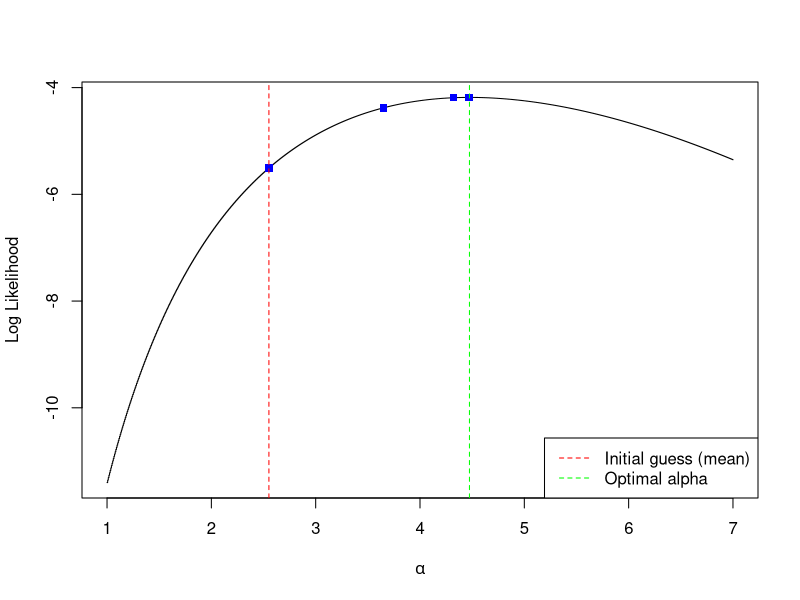
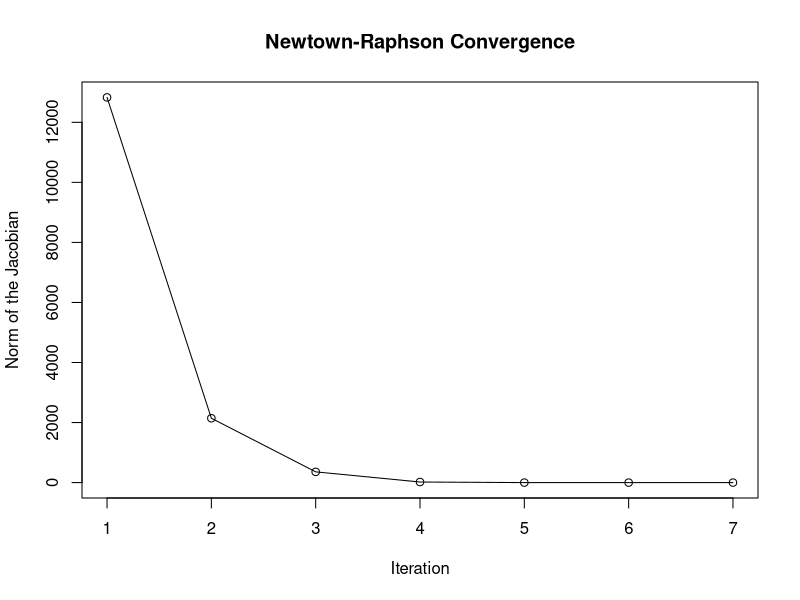

Source code (R) for these figures, in order:
## ---- chunk 1
knitr::opts_chunk$set(echo = TRUE)
## ---- chunk 2
    f.prime <- function(data, x.m, alpha) {
      length(data) / alpha + length(data) * log(x.m) - sum(log(data))
    }
    
    f.double.prime <- function(data, x.m, alpha) {
      -length(data) / (alpha ^ 2)
    }
## ---- chunk 3
    newton.raph <- function(data, x.m, tol=1e-5) {
      guess <- mean(data)
      guesses <- c(guess)
      first.d <- f.prime(data,  x.m, guess)
      while(abs(first.d) > tol) {
        first.d <- f.prime(data, x.m, guess)
        second.d <- f.double.prime(data, x.m, guess)
        guess <- guess - first.d / second.d
        guesses <- append(guesses, guess)  # Append the guess
      }
      return(guesses)
    }
## ---- chunk 4
    X <- c(2.111398, 2.354323, 2.339421, 2.160081, 3.362930, 2.182222, 2.096592,
           2.699267, 3.789588, 2.421125)
    alpha.guesses <- newton.raph(X, x.m=2)
    sprintf("Optimal alpha: %f", tail(alpha.guesses, 1))
## ---- chunk 5
    pareto.ll <- function(data, alpha, x.m) {
      logsum <- sum(log(data))
      n <- length(data)
      return(n * log(alpha) + n * alpha * log(x.m) - (alpha + 1) * logsum)
    }
    alphas <- seq(1, 7, length.out=1000)
    plot(alphas, pareto.ll(X, alphas, x.m=2), type="s",
         xlab=expression(alpha), ylab="Log Likelihood")
    lines(alpha.guesses, pareto.ll(X, alpha.guesses, x.m=2), type="p",
          col="blue", pch=15,cex=1)
    abline(v=mean(X), col="red", lty=2)
    abline(v=tail(alpha.guesses, 1), col="green", lty=2)
    legend("bottomright", lty=2, col=c("red", "green"),
           legend=c("Initial guess (mean)", "Optimal alpha"))
## ---- chunk 6
    require("mlbench")
    data("PimaIndiansDiabetes")
    df <- PimaIndiansDiabetes
    y <- as.integer(df$diabetes == "pos")
    X <- df[, !(names(df) %in% c("diabetes"))]
    X <- as.matrix(cbind(X.intercept = 1, X))
## ---- chunk 7
    beta.new <- function(X, y, tol=1e-10) {
        
      p <- ncol(X)
      beta <- matrix(0, nrow=p, ncol=1)
      
      n.iter <- 0
      jac.norm <- 10000  # Some arbitrary high value
      jac.norms <- c()
      
      while (jac.norm > tol) {
        n.iter <- n.iter + 1
        jacobian <- colSums(X * as.numeric(y - 1 / (1 + exp(-X %*% beta))))
        jac.norm <- norm(as.matrix(jacobian), type="F")
        jac.norms <- append(jac.norms, jac.norm)
        
        w.diag <- as.numeric(exp(X %*% beta) / (1 + exp(X %*% beta)) ^ 2)
        W <- diag(w.diag)
        hessian <- -t(X) %*% W %*% X
        
        beta <- beta - solve(hessian) %*% jacobian
      }
      return(list(beta=beta, n.iter=n.iter, norms=jac.norms))
    }
    
    nr.result <- beta.new(X, y)
## ---- chunk 8
    print(nr.result$n.iter)
## ---- chunk 9
    sample <- c(1, 4, 155, 40, 15, 55, 39.1, 0.506, 41)
    p.diabetes <- 1 / (1 + exp(-sample %*% nr.result$beta ))
    print(p.diabetes)
## ---- chunk 10
    plot(nr.result$norms, type="o", main="Newtown-Raphson Convergence",
     ylab="Norm of the Jacobian", xlab="Iteration")
